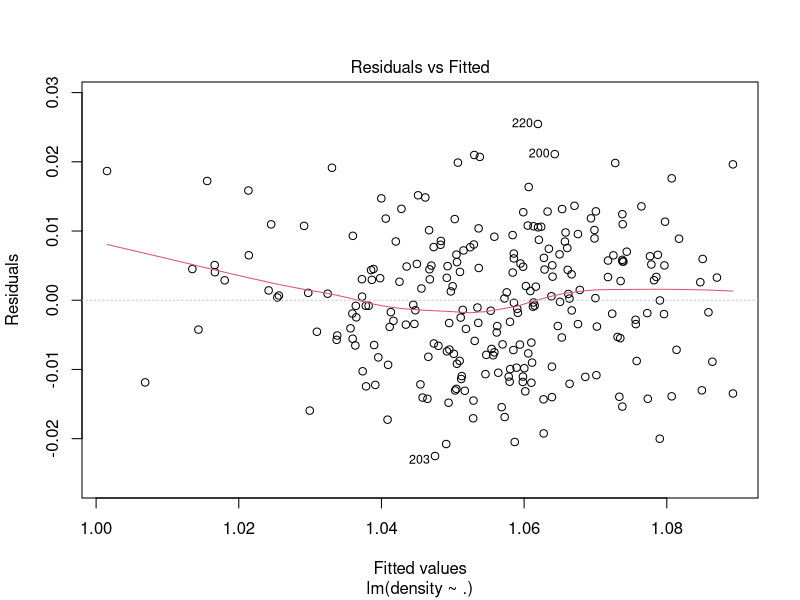
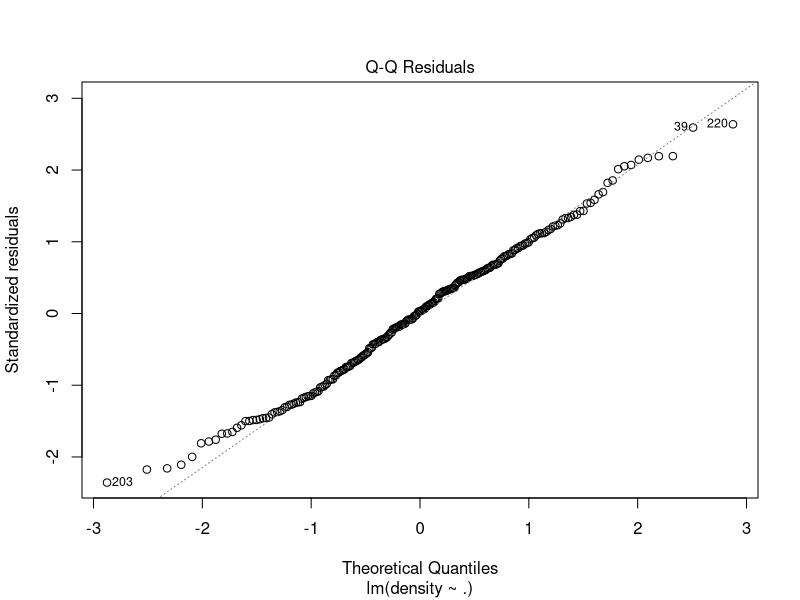
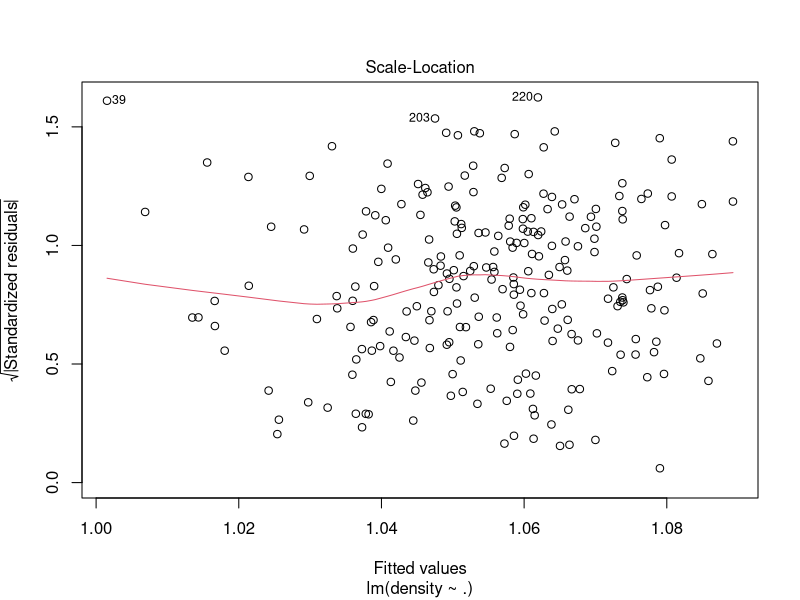
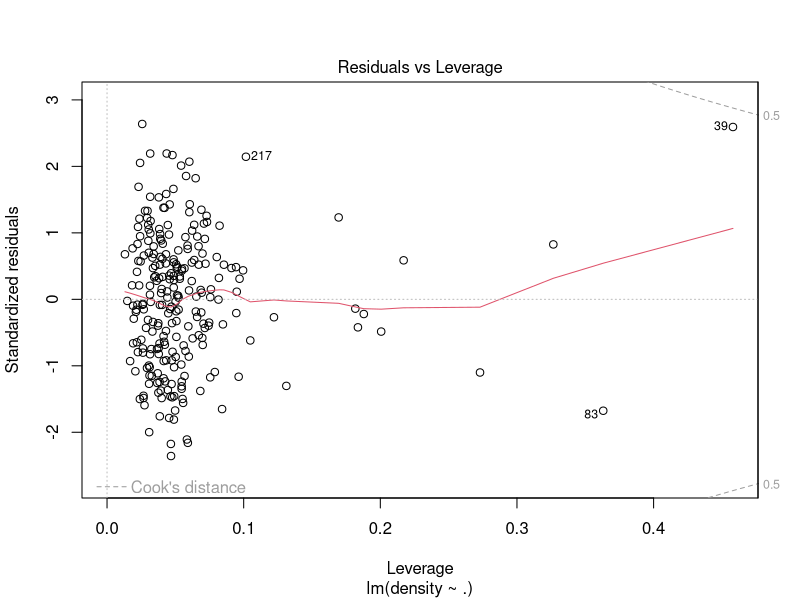

Write R code to recreate these figures, in order. (Note: this script raises an error after producing the figures.)
# load packages
library("car")
library("dplyr")
library("tidyverse")
library("corrplot")

setwd("/Users/Jessika/Documents/GitHub/SF2930-projects/project-1")

# load data for men
men <- read.csv("bodyfatmen.csv")

#transform weight from pounds to kg
men$weight <- c(0.001*453.6*men$weight)
men$height <- c(2.54*0.01*men$height)
men$neck <- c(0.01*men$neck)
men$chest <- c(0.01*men$chest)
men$abdomen <- c(0.01*men$abdomen)
men$hip <- c(0.01*men$hip)
men$thigh <- c(0.01*men$thigh)
men$knee <- c(0.01*men$knee)
men$ankle <- c(0.01*men$ankle)
men$biceps <- c(0.01*men$biceps)
men$forearm <- c(0.01*men$forearm)
men$wrist <- c(0.01*men$wrist)

#fit model to data
model_men <- lm(density ~ ., data = men)
anova(model_men)
summary(model_men)
plot(model_men)

#visualize correlation between different explanatory variables
men %>%
  dplyr::select(bfm,age,weight,height,neck,chest,abdomen,hip,thigh,knee,ankle,biceps,forearm,wrist) %>%
  cor %>%
  corrplot.mixed()

#Jämför exempel 3, 4 från övning 3 (script finns på Canvas)


#Spectral Decmoposition (ORIGIANAL DATASET)

X <- data.matrix(bodyfat, rownames.force = NA)
X_prim <- t(X)
X_corr <- X_prim %*% X
eigen <- eigen(X_corr, symmetric = TRUE, only.values = FALSE, EISPACK = FALSE)

lambda_max <- max(eigen$values)
lambda_min <- min(eigen$values)

k <- lambda_max %/% lambda_min
